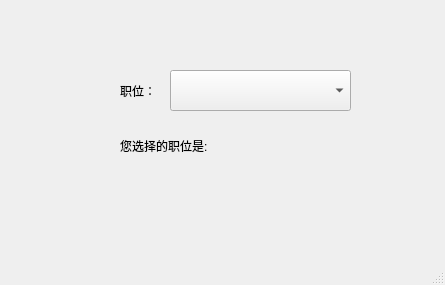
<?xml version="1.0" encoding="UTF-8"?>
<ui version="4.0">
 <class>MainWindow</class>
 <widget class="QMainWindow" name="MainWindow">
  <property name="geometry">
   <rect>
    <x>0</x>
    <y>0</y>
    <width>445</width>
    <height>285</height>
   </rect>
  </property>
  <property name="windowTitle">
   <string>MainWindow</string>
  </property>
  <widget class="QWidget" name="centralwidget">
   <widget class="QLabel" name="label">
    <property name="geometry">
     <rect>
      <x>120</x>
      <y>70</y>
      <width>51</width>
      <height>41</height>
     </rect>
    </property>
    <property name="text">
     <string>职位：</string>
    </property>
   </widget>
   <widget class="QComboBox" name="comboBox">
    <property name="geometry">
     <rect>
      <x>170</x>
      <y>70</y>
      <width>181</width>
      <height>41</height>
     </rect>
    </property>
   </widget>
   <widget class="QLabel" name="label_2">
    <property name="geometry">
     <rect>
      <x>120</x>
      <y>130</y>
      <width>231</width>
      <height>31</height>
     </rect>
    </property>
    <property name="text">
     <string>您选择的职位是:</string>
    </property>
   </widget>
  </widget>
  <widget class="QMenuBar" name="menubar">
   <property name="geometry">
    <rect>
     <x>0</x>
     <y>0</y>
     <width>445</width>
     <height>26</height>
    </rect>
   </property>
  </widget>
  <widget class="QStatusBar" name="statusbar"/>
 </widget>
 <resources/>
 <connections/>
</ui>
